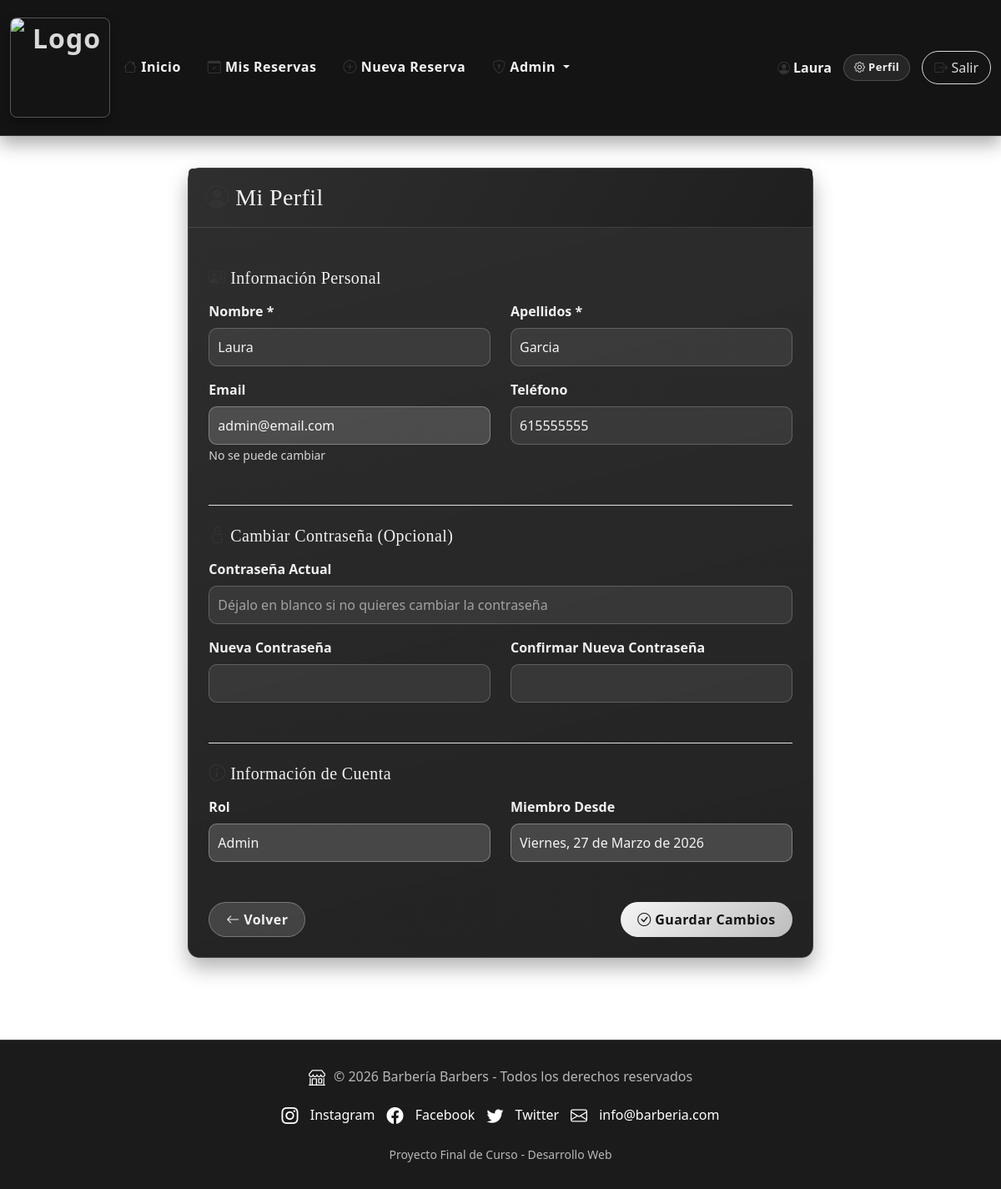
/mi_perfil.php (signed in), run on the app's committed database.
### tables this page shows
CREATE TABLE `usuarios` (
  `ID_usuario` int(11) NOT NULL,
  `nombre` varchar(50) NOT NULL,
  `apellidos` varchar(80) NOT NULL,
  `telefono` varchar(15) DEFAULT NULL,
  `email` varchar(100) NOT NULL,
  `contrasena` varchar(255) NOT NULL,
  `rol` enum('cliente','admin') NOT NULL DEFAULT 'cliente',
  `fecha_registro` timestamp DEFAULT CURRENT_TIMESTAMP,
  `activo` tinyint(1) DEFAULT 1
);

### config.php (called while the page is built, shortened)
<?php
$usuario_id = $_SESSION['usuario_id'] ?? null;
?>

### funciones.php (called while the page is built, shortened)
<?php
function e($valor) {
    return htmlspecialchars((string)($valor ?? ''), ENT_QUOTES, 'UTF-8');
}
function obtener_usuario($id, $conexion) {
    $query = "SELECT * FROM usuarios WHERE ID_usuario = " . intval($id) . " AND activo = 1";
    $resultado = $conexion->query($query);
    return $resultado->fetch_assoc();
}
function formatear_fecha($fecha) {
    $meses = ['', 'Enero', 'Febrero', 'Marzo', 'Abril', 'Mayo', 'Junio',
              'Julio', 'Agosto', 'Septiembre', 'Octubre', 'Noviembre', 'Diciembre'];
    $dias = ['Domingo', 'Lunes', 'Martes', 'Miércoles', 'Jueves', 'Viernes', 'Sábado'];
    $timestamp = strtotime($fecha);
    $dia_semana = $dias[date('w', $timestamp)];
    $dia = date('d', $timestamp);
    $mes = $meses[date('n', $timestamp)];
    $año = date('Y', $timestamp);
    return $dia_semana . ', ' . $dia . ' de ' . $mes . ' de ' . $año;
}
?>

### mi_perfil.php (the view, shortened to what this page needs)
<?php
require_once 'config.php';
require_once 'funciones.php';
$usuario = obtener_usuario($usuario_id, $mysqli);
?>
<div class="row">
    <div class="col-md-8 offset-md-2">
        <div class="card">
            <div class="card-header">
                <h3 class="mb-0">
                    <i class="bi bi-person-circle"></i> Mi Perfil
                </h3>
            </div>
            <div class="card-body">
                <form method="POST" action="mi_perfil.php" class="perfil-form">
                    <h5 class="mb-3 mt-4">
                        <i class="bi bi-person-vcard"></i> Información Personal
                    </h5>
                    <div class="row mb-3">
                        <div class="col-md-6">
                            <label for="nombre" class="form-label">Nombre *</label>
                            <input
                                type="text"
                                class="form-control"
                                id="nombre"
                                name="nombre"
                                value="<?php echo e($usuario['nombre']); ?>"
                                required
                            >
                        </div>
                        <div class="col-md-6">
                            <label for="apellidos" class="form-label">Apellidos *</label>
                            <input
                                type="text"
                                class="form-control"
                                id="apellidos"
                                name="apellidos"
                                value="<?php echo e($usuario['apellidos']); ?>"
                                required
                            >
                        </div>
                    </div>
                    <div class="row mb-3">
                        <div class="col-md-6">
                            <label for="email" class="form-label">Email</label>
                            <input
                                type="email"
                                class="form-control perfil-readonly"
                                id="email"
                                value="<?php echo e($usuario['email']); ?>"
                                disabled
                            >
                            <small class="text-muted">No se puede cambiar</small>
                        </div>
                        <div class="col-md-6">
                            <label for="telefono" class="form-label">Teléfono</label>
                            <input
                                type="tel"
                                class="form-control"
                                id="telefono"
                                name="telefono"
                                value="<?php echo e($usuario['telefono'] ?? ''); ?>"
                            >
                        </div>
                    </div>
                    <h5 class="mb-3 mt-5 border-top pt-4">
                        <i class="bi bi-lock"></i> Cambiar Contraseña (Opcional)
                    </h5>
                    <div class="row mb-3">
                        <div class="col-md-12">
                            <label for="contrasena_actual" class="form-label">Contraseña Actual</label>
                            <input
                                type="password"
                                class="form-control"
                                id="contrasena_actual"
                                name="contrasena_actual"
                                placeholder="Déjalo en blanco si no quieres cambiar la contraseña"
                            >
                        </div>
                    </div>
                    <div class="row mb-3">
                        <div class="col-md-6">
                            <label for="contrasena_nueva" class="form-label">Nueva Contraseña</label>
                            <input
                                type="password"
                                class="form-control"
                                id="contrasena_nueva"
                                name="contrasena_nueva"
                            >
                        </div>
                        <div class="col-md-6">
                            <label for="contrasena_confirmar" class="form-label">Confirmar Nueva Contraseña</label>
                            <input
                                type="password"
                                class="form-control"
                                id="contrasena_confirmar"
                                name="contrasena_confirmar"
                            >
                        </div>
                    </div>
                    <h5 class="mb-3 mt-5 border-top pt-4">
                        <i class="bi bi-info-circle"></i> Información de Cuenta
                    </h5>
                    <div class="row mb-3">
                        <div class="col-md-6">
                            <label class="form-label">Rol</label>
                            <input
                                type="text"
                                class="form-control perfil-readonly"
                                value="<?php echo e(ucfirst($usuario['rol'])); ?>"
                                disabled
                            >
                        </div>
                        <div class="col-md-6">
                            <label class="form-label">Miembro Desde</label>
                            <input
                                type="text"
                                class="form-control perfil-readonly"
                                value="<?php echo e(formatear_fecha($usuario['fecha_registro'])); ?>"
                                disabled
                            >
                        </div>
                    </div>
                    <div class="d-flex gap-2 justify-content-between mt-5">
                        <a href="index.php" class="btn btn-secondary">
                            <i class="bi bi-arrow-left"></i> Volver
                        </a>
                        <button type="submit" class="btn btn-primary">
                            <i class="bi bi-check-circle"></i> Guardar Cambios
                        </button>
                    </div>
                </form>
            </div>
        </div>
    </div>
</div>
<?php
include 'plantilla.php';
?>

### mi_perfil.php (style rules this page uses)
.perfil-readonly.form-control, .perfil-form .form-control:disabled { background: rgba(255, 255, 255, 0.16) !important; border-color: rgba(255, 255, 255, 0.3) !important; color: #f5f5f5 !important; -webkit-text-fill-color: #f5f5f5; opacity: 1; cursor: not-allowed; }
.perfil-form .text-muted { color: #d7d7d7 !important; }
.perfil-form .btn-secondary { background: rgba(255, 255, 255, 0.14); border: 1px solid rgba(255, 255, 255, 0.28); color: #f3f3f3; }

### data on the page
usuarios: nombre "Laura", apellidos "Garcia", email "admin@email.com", telefono "615555555", rol "Admin", fecha_registro "Viernes, 27 de Marzo de 2026"

### other printed values
$_SESSION['usuario_nombre'] "Laura"
APP_NAME "Barbería Barbers"
